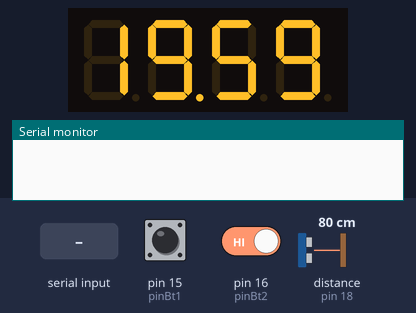
The sketch below on a simulated Arduino Uno, built with avr-gcc and run on an emulated ATmega328P. On the bench: 4-digit seven-segment display, the last lines printed to the serial monitor. Wiring (inferred from the names in the program): 4-digit 7-segment display, segments lit when HIGH: segments pin 12, pin 10, pin 6, pin 8, pin 9, pin 11, pin 5, pin 7; digit selects pin 3, pin 2, pin 13, pin 4. The inputs (shaded band) are chosen by the test bench; at power-on: pin 15 (pinBt1) HIGH, pin 16 (pinBt2) HIGH, distance to the obstacle (sensor on pin 18) 80 cm. The echo pulse lasts 58.3 µs per cm; the segment pins are drawn as the display they are named for.

Above: at 1.2 s.
1.3 s: pin 15 (pinBt1) pulled LOW for 0.15 s
At 2.8 s:
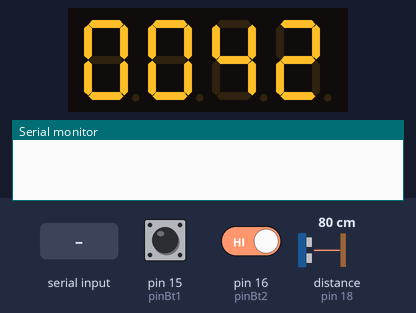
3.5 s: pin 15 (pinBt1) pulled LOW for 1 s
At 4.4 s:
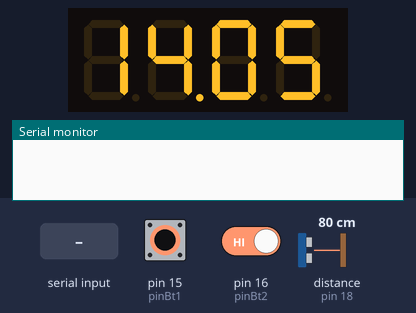
6.0 s: pin 15 (pinBt1) driven LOW and pin 16 (pinBt2) driven LOW
At 7.2 s:
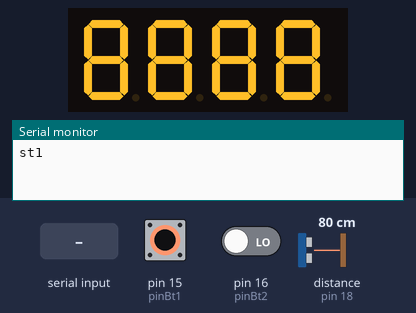
7.5 s: "bruh2\n" received over Serial
At 8.1 s:
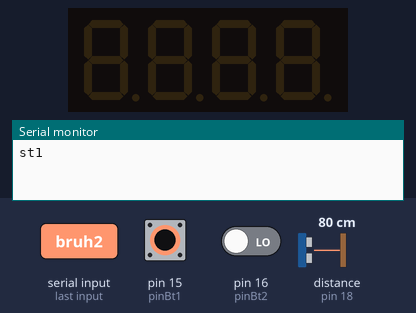
10.0 s: pin 15 (pinBt1) pulsed HIGH 5 times (0.12 s each, 0.3 s apart)
At 10.95 s:
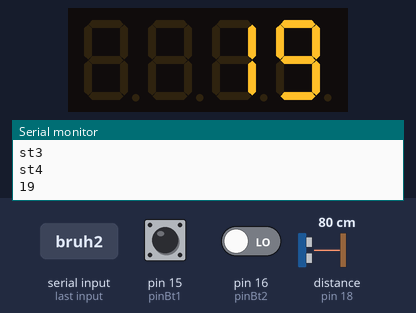
Timing chart, 0 to 13.0 s (numbered marks = the images above; inputs shaded):
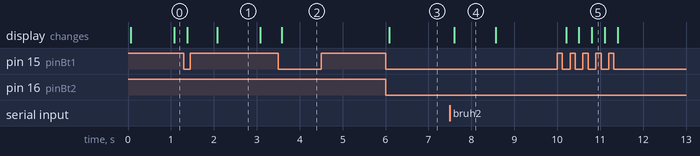

The sketch:

Project.ino
```cpp
#include <TimeLib.h>
#include "display.h"
#include "states.h"

int pinEcho = 18;
int pinTrig = 19;

int t = 0;
float ni = 0;
long duration;
float distance;
float dists[20];
States state;

void setup()
{
  state.setUp();
  Serial.begin(115200);
  while (!Serial) {
    ; // wait for serial port to connect. Needed for Native USB only
  }
  //Serial.println("Goodnight moon!");

  pinMode(pinTrig, OUTPUT);
  pinMode(pinEcho, INPUT);


  setTime(19,59,40,14,5,2022);
}

void loop() {

  state.upDate();


}
```

dislpay.cpp
```cpp
#include "display.h"

void Display::setUp()
{
  for(int i = 0; i < 8; i++)
  {
    pinMode(pin[i], OUTPUT);
  }
  for(int i = 0; i < 4; i++)
  {
    pinMode(dig[i], OUTPUT);
  }
}

//Função que mete no display o que quer que esteja guardado
void Display::display()
{
  digitalWrite(dig[0], HIGH);
  digitalWrite(dig[1], HIGH);
  digitalWrite(dig[2], HIGH);
  digitalWrite(dig[3], HIGH);

  for(int i = 0; i < 4; i++)
  {
    int n = numdig[i][0];
    if(n != -1)
    {
      digitalWrite(dig[i], LOW);

      //desenhar a letra
      for(int i = 0; i < 7; i++)
      {
        if(num[n][i] != digitalRead(pin[i])) digitalWrite(pin[i], num[n][i]);
        //else digitalWrite(pin[i], LOW);
      }

      //tratar do ponto
      if(numdig[i][1] == 1) digitalWrite(pin[7], HIGH);
      else digitalWrite(pin[7], LOW);

      delay(5);
      digitalWrite(dig[i], HIGH);
    }

  }

}

void Display::setInt(int num)
{
  for(int i = 0; i < 4; i++)
  {
    numdig[i][0] = -1;
    numdig[i][1] = 0;
  }
  for(int i = 3; i >= 0; i--)
  {
    if(num < 1)
    {
      numdig[i][0] = -1;
    }
    else
    {
      numdig[i][0] = num %10;
      num/=10;
    }
  }
}
void Display::setFloat(float num)
{
  int dot = 3;

  for(int i = 0; i < 4; i++)
  {
    numdig[i][0] = -1;
    numdig[i][1] = 0;
  }

  while(num < 1000)
  {
    num *= 10;
    dot --;
  }

  setInt(int(num));
  numdig[dot][1] = 1;
}

void Display::setInt0(int num)
{
  for(int i = 0; i < 4; i++)
  {
    numdig[i][0] = -1;
    numdig[i][1] = 0;
  }
  for(int i = 3; i >= 0; i--)
  {
    if(num < 1)
    {
      numdig[i][0] = 0;
    }
    else
    {
      numdig[i][0] = num %10;
      num/=10;
    }
  }
}

void Display::seTime(int hr, int mi, bool dot)
{
  for(int i = 0; i < 4; i++)
  {
    numdig[i][1] = 0;
  }

  numdig[1][0] = hr%10;
  numdig[0][0] = (hr/10)%10;
  numdig[3][0] = mi%10;
  numdig[2][0]= (mi/10)%10;

  if(dot) numdig[1][1] = 1;


}
```

display.h
```cpp
#ifndef __DISPLAY__
#define __DISPLAY__
#include "Arduino.h"
//https://www.youtube.com/watch?v=iZI1GjCvIiw&t video que vi

class Display
{
public:

  Display(){;}

  void setUp();

  //Função que mete no display o que quer que esteja guardado
  void display();

  //Man isto mete um int no buffer do display
  void setInt(int num);

  //Man isto mete um float no buffer do dislpay
  void setFloat(float num);

  //igual ao setInt mas os espaços em branco ficam 0
  void setInt0(int num);

  //mete as hr nos primeiros dois digitos e mi nos outros dois
  void seTime(int hr, int mi, bool dot = 0);

private:

  //arrays com os pins de A a G e dos Dígitos
  const int pin[8] = {12, 10, 6, 8, 9, 11, 5, 7};
  const int dig[4] = {3, 2, 13, 4};

  //cada bool do array corresponde ao estado do led de um segmento do display
  //cada elemento do num é a forma de um número
  const bool num[10][7] = {{1,1,1,1,1,1,0},{0,1,1,0,0,0,0},{1,1,0,1,1,0,1},{1,1,1,1,0,0,1},{0,1,1,0,0,1,1},{1,0,1,1,0,1,1},
  {1,0,1,1,1,1,1}, {1,1,1,0,0,0,0}, {1,1,1,1,1,1,1}, {1,1,1,1,0,1,1}};

  //array com o número e ponto de cada dígito do display, tipo um buffer
  int numdig[4][2] = {{-1,0}, {-1,0}, {-1,0}, {-1,0}};
};

#endif
```

states.cpp
```cpp
#include "states.h"

void States::setUp()
{
  Display::setUp();
  pinMode(pinBt1, INPUT_PULLUP);
  pinMode(pinBt2, INPUT_PULLUP);
  setTime(19,59,40,14,5,2022);
}

//vai mudar de estado se os dois botões estiverem pressed
void States::upDate()
{

  if(!digitalRead(pinBt2) && !digitalRead(pinBt1) && !flag_reset)
  {
    if(st== 4) st = 0;
    else st++;
    flag_reset = 1;
    flag_bt1 = 1;
    flag_bt2 = 1;
    Serial.print("st");
    Serial.println(st);
  }

  else if(flag_reset && digitalRead(pinBt1))
  {
    flag_reset = 0;
    flag_bt1 = 1;
    flag_bt2 = 1;
  }


  switch(st)
  {
    case 0 :
      timeMain();
      break;

    case 1 :
      timeSetup();
      break;

    case 2 :
      timer();
      break;

    case 3:
      dist();
      break;

    case 4:
      sound();
      break;
  }
  display();
}

void States::timeMain()
{
  if(!digitalRead(pinBt1) && !flag_bt1)
  {
    if(st_timemain == 3) st_timemain = 0;
    else st_timemain ++;
    flag_bt1 = 1;
  }

  if(digitalRead(pinBt1) && flag_bt1)
  {
    flag_bt1 = 0;
  }

  if(!digitalRead(pinBt2) && !flag_bt2)
  {
    flag_bt2 = 1;
    st_timemain = 0;
  }
  else{flag_bt2 = 0;}

  switch(st_timemain)
  {
    case(0):
      seTime(hour(), minute(), second()%2);
      break;

    case(1):
      seTime(0,second());
      break;

    case(2):
      seTime(day(), month(), 1);
      break;

    case(3):
      setInt(year());
      break;
  }
}

void States::timeSetup()
{
  setInt0(8888);
  //Serial.println("TIMESETUP");
  int time_stuff[7];
  int i = 0;
  while (Serial.available() > 0)
  {
    time_stuff[i] = Serial.parseInt();
    //Serial.print(time_stuff[i]);
    i++;
  }
  if(i)
  {
    setTime(time_stuff[0],time_stuff[1],time_stuff[2],time_stuff[3],time_stuff[4],time_stuff[5]);
    setInt(8888);
  }
}

void States::timer()
{
  //Começar contagem
  if(!digitalRead(pinBt1) && !flag_bt1 && !flag_play)
  {
    //Serial.println("bruh");
    //if(flag_play) stopwatch += millis()-mili;
    flag_play = 1;
    flag_bt1 = 1;
    mili = millis();
  }

  //Parar contagem
  if(!digitalRead(pinBt1) && !flag_bt1 && flag_play)
  {
    //Serial.println("bruh2");
    flag_play = 0;
    flag_bt1 = 1;
    stopwatch_buffer = stopwatch;
  }

  if(!digitalRead(pinBt2) && !flag_bt2)
  {
    //Serial.println("bruh3");
    flag_play = 0;
    flag_bt2 = 1;
    stopwatch = 0;
    stopwatch_buffer = 0;
    mili = 0;
  }

  if(digitalRead(pinBt1) && flag_bt1)
  {
    //Serial.println("bruh4");
    flag_bt1 = 0;
  }

  if(digitalRead(pinBt2) && flag_bt2)
  {
    //Serial.println("bruh5");
    flag_bt2 = 0;
  }

  if(flag_play)
  {
    stopwatch = stopwatch_buffer + millis() - mili;
  }

  //[][]seg . [][][]ms
  if(stopwatch < 60000)
  {
    seTime(stopwatch/1000, stopwatch%1000/10, 1);
    //Serial.println(stopwatch-stopwatch%1000);
  }

  //[][]min . [][]s
  else
  {
    seTime((stopwatch/60000), stopwatch%60000/1000, 1);
  }
  //Serial.println("TEST");
  //Serial.println(stopwatch);
  display();

}


//https://create.arduino.cc/projecthub/abdularbi17/ultrasonic-sensor-hc-sr04-with-arduino-tutorial-327ff6
void States::dist()
{
  // Clears the trigPin condition
  digitalWrite(pinTrig, LOW);
  delayMicroseconds(2);
  // Sets the trigPin HIGH (ACTIVE) for 10 microseconds
  digitalWrite(pinTrig, HIGH);
  delayMicroseconds(10);
  digitalWrite(pinTrig, LOW);
  // Reads the echoPin, returns the sound wave travel time in microseconds
  duration = pulseIn(pinEcho, HIGH);
  // Calculating the distance
  distance = duration * 0.034 / 2; // Speed of sound wave divided by 2 (go and back)
  setInt(int(distance));
}


//vai ser um bocado igual ao dist, lamento o boilerplate
void States::sound()
{
  // Clears the trigPin condition
  digitalWrite(pinTrig, LOW);
  delayMicroseconds(2);
  // Sets the trigPin HIGH (ACTIVE) for 10 microseconds
  digitalWrite(pinTrig, HIGH);
  delayMicroseconds(10);
  digitalWrite(pinTrig, LOW);
  // Reads the echoPin, returns the sound wave travel time in microseconds
  duration = pulseIn(pinEcho, HIGH);
  // Calculating the distance
  distance = duration * 0.034 / 2; // Speed of sound wave divided by 2 (go and back)
  if(note != int(distance) / 4)
  {
    note = int(distance) / 4;
    Serial.println(note);

  }

  setInt(note);
}
```

states.h
```cpp
#ifndef __STATES__
#define __STATES__
#include "Arduino.h"
#include "display.h"
#include <TimeLib.h>


//esta classe trata dos estados do display
class States : public Display
{
public:
  States(){;}

  void setUp();

  //vai mudar de estado se os dois botões estiverem pressed
  void upDate();

  //estado do tempo (hihihi) clicas no botão 1 dá cycle pelas horas, segundos, dia do mes ano
  void timeMain();

  //liga em serial ao processing à espera das horas atualizadas
  void timeSetup();

  //não sei porque é que isto se chama timer quando na realidade é um stopwatch
  void timer();

  //distance aparece no display ig
  void dist();

  //toca um sonzinho no processing cuja frequcencia varia com a distância
  void sound();

private:

  int pinEcho = 18;
  int pinTrig = 19;
  int pinBt1 = 15;
  int pinBt2 = 16;
  int st = 0;
  int st_timemain = 0;

  //stopwatch
  int mili = 0;
  long int stopwatch = 0;
  long int stopwatch_buffer = 0;

  //distance
  float distance;
  long duration;

  //sound
  int note = 0; //isto vai guardar tipo a nota musical e só quando muda é que manda por serial, para combater o lag

  bool flag_reset = 0;
  bool flag_bt1 = 0;
  bool flag_bt2 = 0;
  bool flag_play = 0;

};

#endif
```

Measured:
- after the input at 1.3 s, the display: first changes after 0.08 s (image 1 shows a later state)
- after the input at 6.0 s, the display: changes after 0.08 s (image 3)
- after the input at 7.5 s, the display: changes after 0.10 s (image 4)
- after the input at 10.0 s, the display: first changes after 0.20 s (image 5 shows a later state)
- what the display in image 1 shows lasts 1.0 s, from 2.1 s to 3.1 s
